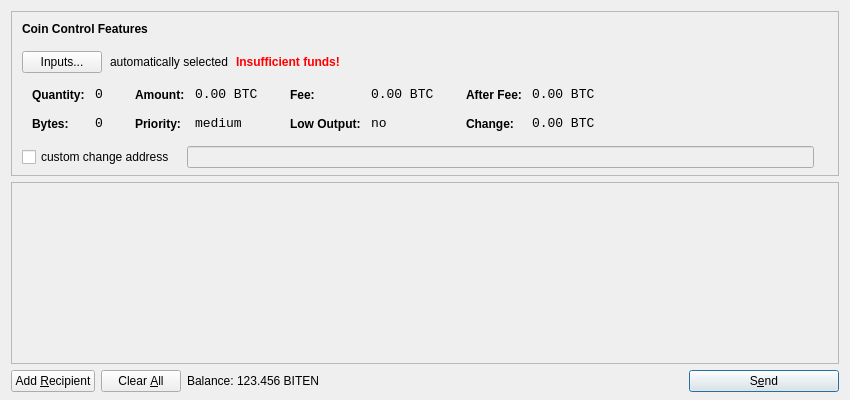
<?xml version="1.0" encoding="UTF-8"?>
<ui version="4.0">
 <class>SendCoinsDialog</class>
 <widget class="QDialog" name="SendCoinsDialog">
  <property name="geometry">
   <rect>
    <x>0</x>
    <y>0</y>
    <width>850</width>
    <height>400</height>
   </rect>
  </property>
  <property name="windowTitle">
   <string>Send Coins</string>
  </property>
  <layout class="QVBoxLayout" name="verticalLayout" stretch="0,1,0">
   <property name="bottomMargin">
    <number>8</number>
   </property>
   <item>
    <widget class="QFrame" name="frameCoinControl">
     <property name="sizePolicy">
      <sizepolicy hsizetype="Expanding" vsizetype="Expanding">
       <horstretch>0</horstretch>
       <verstretch>0</verstretch>
      </sizepolicy>
     </property>
     <property name="maximumSize">
      <size>
       <width>16777215</width>
       <height>16777215</height>
      </size>
     </property>
     <property name="frameShape">
      <enum>QFrame::StyledPanel</enum>
     </property>
     <property name="frameShadow">
      <enum>QFrame::Sunken</enum>
     </property>
     <layout class="QVBoxLayout" name="verticalLayoutCoinControl2">
      <property name="spacing">
       <number>-1</number>
      </property>
      <property name="leftMargin">
       <number>0</number>
      </property>
      <property name="topMargin">
       <number>0</number>
      </property>
      <property name="rightMargin">
       <number>0</number>
      </property>
      <property name="bottomMargin">
       <number>6</number>
      </property>
      <item>
       <layout class="QVBoxLayout" name="verticalLayoutCoinControl" stretch="0,0,0,0,1">
        <property name="spacing">
         <number>0</number>
        </property>
        <property name="leftMargin">
         <number>10</number>
        </property>
        <property name="topMargin">
         <number>10</number>
        </property>
        <item>
         <layout class="QHBoxLayout" name="horizontalLayoutCoinControl1">
          <property name="bottomMargin">
           <number>15</number>
          </property>
          <item>
           <widget class="QLabel" name="labelCoinControlFeatures">
            <property name="sizePolicy">
             <sizepolicy hsizetype="Preferred" vsizetype="Maximum">
              <horstretch>0</horstretch>
              <verstretch>0</verstretch>
             </sizepolicy>
            </property>
            <property name="font">
             <font>
              <weight>75</weight>
              <bold>true</bold>
             </font>
            </property>
            <property name="styleSheet">
             <string notr="true">font-weight:bold;</string>
            </property>
            <property name="text">
             <string>Coin Control Features</string>
            </property>
           </widget>
          </item>
         </layout>
        </item>
        <item>
         <layout class="QHBoxLayout" name="horizontalLayoutCoinControl2" stretch="0,0,0,0">
          <property name="spacing">
           <number>8</number>
          </property>
          <property name="bottomMargin">
           <number>10</number>
          </property>
          <item>
           <widget class="QPushButton" name="pushButtonCoinControl">
            <property name="styleSheet">
             <string notr="true"/>
            </property>
            <property name="text">
             <string>Inputs...</string>
            </property>
           </widget>
          </item>
          <item>
           <widget class="QLabel" name="labelCoinControlAutomaticallySelected">
            <property name="text">
             <string>automatically selected</string>
            </property>
            <property name="margin">
             <number>5</number>
            </property>
           </widget>
          </item>
          <item>
           <widget class="QLabel" name="labelCoinControlInsuffFunds">
            <property name="font">
             <font>
              <weight>75</weight>
              <bold>true</bold>
             </font>
            </property>
            <property name="styleSheet">
             <string notr="true">color:red;font-weight:bold;</string>
            </property>
            <property name="text">
             <string>Insufficient funds!</string>
            </property>
            <property name="margin">
             <number>5</number>
            </property>
           </widget>
          </item>
          <item>
           <spacer name="horizontalSpacerCoinControl">
            <property name="orientation">
             <enum>Qt::Horizontal</enum>
            </property>
            <property name="sizeHint" stdset="0">
             <size>
              <width>40</width>
              <height>1</height>
             </size>
            </property>
           </spacer>
          </item>
         </layout>
        </item>
        <item>
         <widget class="QWidget" name="widgetCoinControl" native="true">
          <property name="sizePolicy">
           <sizepolicy hsizetype="Preferred" vsizetype="Preferred">
            <horstretch>0</horstretch>
            <verstretch>0</verstretch>
           </sizepolicy>
          </property>
          <property name="minimumSize">
           <size>
            <width>0</width>
            <height>0</height>
           </size>
          </property>
          <property name="styleSheet">
           <string notr="true"/>
          </property>
          <layout class="QHBoxLayout" name="horizontalLayoutCoinControl5">
           <property name="margin">
            <number>0</number>
           </property>
           <item>
            <layout class="QHBoxLayout" name="horizontalLayoutCoinControl3" stretch="0,0,0,1">
             <property name="spacing">
              <number>20</number>
             </property>
             <property name="topMargin">
              <number>0</number>
             </property>
             <property name="bottomMargin">
              <number>10</number>
             </property>
             <item>
              <layout class="QFormLayout" name="formLayoutCoinControl1">
               <property name="horizontalSpacing">
                <number>10</number>
               </property>
               <property name="verticalSpacing">
                <number>14</number>
               </property>
               <property name="leftMargin">
                <number>10</number>
               </property>
               <property name="topMargin">
                <number>4</number>
               </property>
               <property name="rightMargin">
                <number>6</number>
               </property>
               <item row="0" column="0">
                <widget class="QLabel" name="labelCoinControlQuantityText">
                 <property name="styleSheet">
                  <string notr="true">font-weight:bold;</string>
                 </property>
                 <property name="text">
                  <string>Quantity:</string>
                 </property>
                 <property name="margin">
                  <number>0</number>
                 </property>
                </widget>
               </item>
               <item row="0" column="1">
                <widget class="QLabel" name="labelCoinControlQuantity">
                 <property name="font">
                  <font>
                   <family>Monospace</family>
                   <pointsize>10</pointsize>
                  </font>
                 </property>
                 <property name="cursor">
                  <cursorShape>IBeamCursor</cursorShape>
                 </property>
                 <property name="contextMenuPolicy">
                  <enum>Qt::ActionsContextMenu</enum>
                 </property>
                 <property name="text">
                  <string notr="true">0</string>
                 </property>
                 <property name="margin">
                  <number>0</number>
                 </property>
                 <property name="textInteractionFlags">
                  <set>Qt::LinksAccessibleByMouse|Qt::TextSelectableByKeyboard|Qt::TextSelectableByMouse</set>
                 </property>
                </widget>
               </item>
               <item row="1" column="0">
                <widget class="QLabel" name="labelCoinControlBytesText">
                 <property name="styleSheet">
                  <string notr="true">font-weight:bold;</string>
                 </property>
                 <property name="text">
                  <string>Bytes:</string>
                 </property>
                </widget>
               </item>
               <item row="1" column="1">
                <widget class="QLabel" name="labelCoinControlBytes">
                 <property name="font">
                  <font>
                   <family>Monospace</family>
                   <pointsize>10</pointsize>
                  </font>
                 </property>
                 <property name="cursor">
                  <cursorShape>IBeamCursor</cursorShape>
                 </property>
                 <property name="contextMenuPolicy">
                  <enum>Qt::ActionsContextMenu</enum>
                 </property>
                 <property name="text">
                  <string notr="true">0</string>
                 </property>
                 <property name="textInteractionFlags">
                  <set>Qt::LinksAccessibleByMouse|Qt::TextSelectableByKeyboard|Qt::TextSelectableByMouse</set>
                 </property>
                </widget>
               </item>
              </layout>
             </item>
             <item>
              <layout class="QFormLayout" name="formLayoutCoinControl2">
               <property name="horizontalSpacing">
                <number>10</number>
               </property>
               <property name="verticalSpacing">
                <number>14</number>
               </property>
               <property name="leftMargin">
                <number>6</number>
               </property>
               <property name="topMargin">
                <number>4</number>
               </property>
               <property name="rightMargin">
                <number>6</number>
               </property>
               <item row="0" column="0">
                <widget class="QLabel" name="labelCoinControlAmountText">
                 <property name="styleSheet">
                  <string notr="true">font-weight:bold;</string>
                 </property>
                 <property name="text">
                  <string>Amount:</string>
                 </property>
                 <property name="margin">
                  <number>0</number>
                 </property>
                </widget>
               </item>
               <item row="0" column="1">
                <widget class="QLabel" name="labelCoinControlAmount">
                 <property name="font">
                  <font>
                   <family>Monospace</family>
                   <pointsize>10</pointsize>
                  </font>
                 </property>
                 <property name="cursor">
                  <cursorShape>IBeamCursor</cursorShape>
                 </property>
                 <property name="contextMenuPolicy">
                  <enum>Qt::ActionsContextMenu</enum>
                 </property>
                 <property name="text">
                  <string notr="true">0.00 BTC</string>
                 </property>
                 <property name="textInteractionFlags">
                  <set>Qt::LinksAccessibleByMouse|Qt::TextSelectableByKeyboard|Qt::TextSelectableByMouse</set>
                 </property>
                </widget>
               </item>
               <item row="1" column="0">
                <widget class="QLabel" name="labelCoinControlPriorityText">
                 <property name="styleSheet">
                  <string notr="true">font-weight:bold;</string>
                 </property>
                 <property name="text">
                  <string>Priority:</string>
                 </property>
                </widget>
               </item>
               <item row="1" column="1">
                <widget class="QLabel" name="labelCoinControlPriority">
                 <property name="font">
                  <font>
                   <family>Monospace</family>
                   <pointsize>10</pointsize>
                  </font>
                 </property>
                 <property name="cursor">
                  <cursorShape>IBeamCursor</cursorShape>
                 </property>
                 <property name="contextMenuPolicy">
                  <enum>Qt::ActionsContextMenu</enum>
                 </property>
                 <property name="text">
                  <string>medium</string>
                 </property>
                 <property name="textInteractionFlags">
                  <set>Qt::LinksAccessibleByMouse|Qt::TextSelectableByKeyboard|Qt::TextSelectableByMouse</set>
                 </property>
                </widget>
               </item>
              </layout>
             </item>
             <item>
              <layout class="QFormLayout" name="formLayoutCoinControl3">
               <property name="horizontalSpacing">
                <number>10</number>
               </property>
               <property name="verticalSpacing">
                <number>14</number>
               </property>
               <property name="leftMargin">
                <number>6</number>
               </property>
               <property name="topMargin">
                <number>4</number>
               </property>
               <property name="rightMargin">
                <number>6</number>
               </property>
               <item row="0" column="0">
                <widget class="QLabel" name="labelCoinControlFeeText">
                 <property name="styleSheet">
                  <string notr="true">font-weight:bold;</string>
                 </property>
                 <property name="text">
                  <string>Fee:</string>
                 </property>
                 <property name="margin">
                  <number>0</number>
                 </property>
                </widget>
               </item>
               <item row="0" column="1">
                <widget class="QLabel" name="labelCoinControlFee">
                 <property name="font">
                  <font>
                   <family>Monospace</family>
                   <pointsize>10</pointsize>
                  </font>
                 </property>
                 <property name="cursor">
                  <cursorShape>IBeamCursor</cursorShape>
                 </property>
                 <property name="contextMenuPolicy">
                  <enum>Qt::ActionsContextMenu</enum>
                 </property>
                 <property name="text">
                  <string notr="true">0.00 BTC</string>
                 </property>
                 <property name="textInteractionFlags">
                  <set>Qt::LinksAccessibleByMouse|Qt::TextSelectableByKeyboard|Qt::TextSelectableByMouse</set>
                 </property>
                </widget>
               </item>
               <item row="1" column="0">
                <widget class="QLabel" name="labelCoinControlLowOutputText">
                 <property name="styleSheet">
                  <string notr="true">font-weight:bold;</string>
                 </property>
                 <property name="text">
                  <string>Low Output:</string>
                 </property>
                </widget>
               </item>
               <item row="1" column="1">
                <widget class="QLabel" name="labelCoinControlLowOutput">
                 <property name="font">
                  <font>
                   <family>Monospace</family>
                   <pointsize>10</pointsize>
                  </font>
                 </property>
                 <property name="cursor">
                  <cursorShape>IBeamCursor</cursorShape>
                 </property>
                 <property name="contextMenuPolicy">
                  <enum>Qt::ActionsContextMenu</enum>
                 </property>
                 <property name="text">
                  <string>no</string>
                 </property>
                 <property name="textInteractionFlags">
                  <set>Qt::LinksAccessibleByMouse|Qt::TextSelectableByKeyboard|Qt::TextSelectableByMouse</set>
                 </property>
                </widget>
               </item>
              </layout>
             </item>
             <item>
              <layout class="QFormLayout" name="formLayoutCoinControl4">
               <property name="horizontalSpacing">
                <number>10</number>
               </property>
               <property name="verticalSpacing">
                <number>14</number>
               </property>
               <property name="leftMargin">
                <number>6</number>
               </property>
               <property name="topMargin">
                <number>4</number>
               </property>
               <property name="rightMargin">
                <number>6</number>
               </property>
               <item row="0" column="0">
                <widget class="QLabel" name="labelCoinControlAfterFeeText">
                 <property name="styleSheet">
                  <string notr="true">font-weight:bold;</string>
                 </property>
                 <property name="text">
                  <string>After Fee:</string>
                 </property>
                 <property name="margin">
                  <number>0</number>
                 </property>
                </widget>
               </item>
               <item row="0" column="1">
                <widget class="QLabel" name="labelCoinControlAfterFee">
                 <property name="font">
                  <font>
                   <family>Monospace</family>
                   <pointsize>10</pointsize>
                  </font>
                 </property>
                 <property name="cursor">
                  <cursorShape>IBeamCursor</cursorShape>
                 </property>
                 <property name="contextMenuPolicy">
                  <enum>Qt::ActionsContextMenu</enum>
                 </property>
                 <property name="text">
                  <string notr="true">0.00 BTC</string>
                 </property>
                 <property name="textInteractionFlags">
                  <set>Qt::LinksAccessibleByMouse|Qt::TextSelectableByKeyboard|Qt::TextSelectableByMouse</set>
                 </property>
                </widget>
               </item>
               <item row="1" column="0">
                <widget class="QLabel" name="labelCoinControlChangeText">
                 <property name="styleSheet">
                  <string notr="true">font-weight:bold;</string>
                 </property>
                 <property name="text">
                  <string>Change:</string>
                 </property>
                </widget>
               </item>
               <item row="1" column="1">
                <widget class="QLabel" name="labelCoinControlChange">
                 <property name="font">
                  <font>
                   <family>Monospace</family>
                   <pointsize>10</pointsize>
                  </font>
                 </property>
                 <property name="cursor">
                  <cursorShape>IBeamCursor</cursorShape>
                 </property>
                 <property name="contextMenuPolicy">
                  <enum>Qt::ActionsContextMenu</enum>
                 </property>
                 <property name="text">
                  <string notr="true">0.00 BTC</string>
                 </property>
                 <property name="textInteractionFlags">
                  <set>Qt::LinksAccessibleByMouse|Qt::TextSelectableByKeyboard|Qt::TextSelectableByMouse</set>
                 </property>
                </widget>
               </item>
              </layout>
             </item>
            </layout>
           </item>
          </layout>
         </widget>
        </item>
        <item>
         <layout class="QHBoxLayout" name="horizontalLayoutCoinControl4" stretch="0,0,0">
          <property name="spacing">
           <number>12</number>
          </property>
          <property name="sizeConstraint">
           <enum>QLayout::SetDefaultConstraint</enum>
          </property>
          <property name="topMargin">
           <number>5</number>
          </property>
          <property name="rightMargin">
           <number>5</number>
          </property>
          <item>
           <widget class="QCheckBox" name="checkBoxCoinControlChange">
            <property name="text">
             <string>custom change address</string>
            </property>
           </widget>
          </item>
          <item>
           <widget class="QLineEdit" name="lineEditCoinControlChange">
            <property name="enabled">
             <bool>false</bool>
            </property>
            <property name="sizePolicy">
             <sizepolicy hsizetype="Expanding" vsizetype="Fixed">
              <horstretch>0</horstretch>
              <verstretch>0</verstretch>
             </sizepolicy>
            </property>
           </widget>
          </item>
          <item>
           <widget class="QLabel" name="labelCoinControlChangeLabel">
            <property name="sizePolicy">
             <sizepolicy hsizetype="Preferred" vsizetype="Expanding">
              <horstretch>0</horstretch>
              <verstretch>0</verstretch>
             </sizepolicy>
            </property>
            <property name="minimumSize">
             <size>
              <width>0</width>
              <height>0</height>
             </size>
            </property>
            <property name="text">
             <string/>
            </property>
            <property name="margin">
             <number>3</number>
            </property>
           </widget>
          </item>
         </layout>
        </item>
        <item>
         <spacer name="verticalSpacerCoinControl">
          <property name="orientation">
           <enum>Qt::Vertical</enum>
          </property>
          <property name="sizeHint" stdset="0">
           <size>
            <width>800</width>
            <height>1</height>
           </size>
          </property>
         </spacer>
        </item>
       </layout>
      </item>
     </layout>
    </widget>
   </item>
   <item>
    <widget class="QScrollArea" name="scrollArea">
     <property name="widgetResizable">
      <bool>true</bool>
     </property>
     <widget class="QWidget" name="scrollAreaWidgetContents">
      <property name="geometry">
       <rect>
        <x>0</x>
        <y>0</y>
        <width>830</width>
        <height>165</height>
       </rect>
      </property>
      <layout class="QVBoxLayout" name="verticalLayout_2">
       <property name="margin">
        <number>0</number>
       </property>
       <item>
        <layout class="QVBoxLayout" name="entries">
         <property name="spacing">
          <number>6</number>
         </property>
        </layout>
       </item>
       <item>
        <spacer name="verticalSpacer">
         <property name="orientation">
          <enum>Qt::Vertical</enum>
         </property>
         <property name="sizeHint" stdset="0">
          <size>
           <width>20</width>
           <height>40</height>
          </size>
         </property>
        </spacer>
       </item>
      </layout>
     </widget>
    </widget>
   </item>
   <item>
    <layout class="QHBoxLayout" name="horizontalLayout">
     <item>
      <widget class="QPushButton" name="addButton">
       <property name="toolTip">
        <string>Send to multiple recipients at once</string>
       </property>
       <property name="text">
        <string>Add &amp;Recipient</string>
       </property>
       <property name="icon">
        <iconset resource="../bitcoin.qrc">
         <normaloff>:/icons/add</normaloff>:/icons/add</iconset>
       </property>
       <property name="autoDefault">
        <bool>false</bool>
       </property>
      </widget>
     </item>
     <item>
      <widget class="QPushButton" name="clearButton">
       <property name="sizePolicy">
        <sizepolicy hsizetype="Minimum" vsizetype="Fixed">
         <horstretch>0</horstretch>
         <verstretch>0</verstretch>
        </sizepolicy>
       </property>
       <property name="toolTip">
        <string>Remove all transaction fields</string>
       </property>
       <property name="text">
        <string>Clear &amp;All</string>
       </property>
       <property name="icon">
        <iconset resource="../bitcoin.qrc">
         <normaloff>:/icons/remove</normaloff>:/icons/remove</iconset>
       </property>
       <property name="autoRepeatDelay">
        <number>300</number>
       </property>
       <property name="autoDefault">
        <bool>false</bool>
       </property>
      </widget>
     </item>
     <item>
      <layout class="QHBoxLayout" name="horizontalLayout_2">
       <property name="spacing">
        <number>3</number>
       </property>
       <item>
        <widget class="QLabel" name="label">
         <property name="text">
          <string>Balance:</string>
         </property>
        </widget>
       </item>
       <item>
        <widget class="QLabel" name="labelBalance">
         <property name="cursor">
          <cursorShape>IBeamCursor</cursorShape>
         </property>
         <property name="text">
          <string>123.456 BITEN</string>
         </property>
         <property name="textInteractionFlags">
          <set>Qt::LinksAccessibleByMouse|Qt::TextSelectableByKeyboard|Qt::TextSelectableByMouse</set>
         </property>
        </widget>
       </item>
      </layout>
     </item>
     <item>
      <spacer name="horizontalSpacer">
       <property name="orientation">
        <enum>Qt::Horizontal</enum>
       </property>
       <property name="sizeHint" stdset="0">
        <size>
         <width>40</width>
         <height>20</height>
        </size>
       </property>
      </spacer>
     </item>
     <item>
      <widget class="QPushButton" name="sendButton">
       <property name="minimumSize">
        <size>
         <width>150</width>
         <height>0</height>
        </size>
       </property>
       <property name="toolTip">
        <string>Confirm the send action</string>
       </property>
       <property name="text">
        <string>S&amp;end</string>
       </property>
       <property name="icon">
        <iconset resource="../bitcoin.qrc">
         <normaloff>:/icons/send</normaloff>:/icons/send</iconset>
       </property>
       <property name="default">
        <bool>true</bool>
       </property>
      </widget>
     </item>
    </layout>
   </item>
  </layout>
 </widget>
 <resources>
  <include location="../bitcoin.qrc"/>
 </resources>
 <connections/>
</ui>
